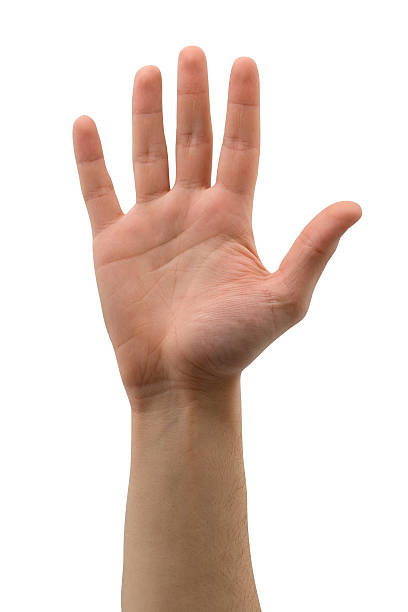
#> input picture AI - Hand Gesture Recognition/Method2-DepthData&ColorIdentification/hand.jpg, 408 x 612 px
$ python depth_rgb_hand_analysis.py
#> lines starting #> are read from the running program, lines starting #| are printed output that depends on the picture; after the words box and inside, x2 and y2 are one past the last pixel; in counts of white or black regions, pixels touching at a corner belong together
import cv2
import numpy as np
import matplotlib.pyplot as plt
from sklearn.cluster import DBSCAN

def load_image(rgb_path):
    # Load the RGB image
    rgb_image = cv2.imread(rgb_path)
    return rgb_image

def create_silhouette(rgb_image):
    # Convert RGB image to grayscale
    gray = cv2.cvtColor(rgb_image, cv2.COLOR_BGR2GRAY)

    # Apply Gaussian blur
    blurred = cv2.GaussianBlur(gray, (5, 5), 0)

    # Thresholding to create a binary silhouette
    _, binary_silhouette = cv2.threshold(blurred, 0, 255, cv2.THRESH_BINARY + cv2.THRESH_OTSU)

    # Morphological operations to clean up the silhouette
    kernel = np.ones((5, 5), np.uint8)
    silhouette = cv2.morphologyEx(binary_silhouette, cv2.MORPH_CLOSE, kernel)

    return silhouette

def extract_rgb_landmarks(rgb_image):
    # Convert to grayscale
    gray = cv2.cvtColor(rgb_image, cv2.COLOR_BGR2GRAY)

    # Adaptive thresholding to create a binary image
    binary = cv2.adaptiveThreshold(gray, 255, cv2.ADAPTIVE_THRESH_GAUSSIAN_C, cv2.THRESH_BINARY_INV, 11, 2)

    # Morphological operations to clean up the binary image
    kernel = np.ones((5, 5), np.uint8)
    binary = cv2.morphologyEx(binary, cv2.MORPH_CLOSE, kernel)
    #binary = cv2.resize(binary, (binary.shape[1] // 2, binary.shape[0] // 2))

    height, width = binary.shape
    roi = binary[:height * 3 // 5, :]

    # Find contours and convex hull
    contours, _ = cv2.findContours(roi, cv2.RETR_EXTERNAL, cv2.CHAIN_APPROX_SIMPLE)
    hand_contour = max(contours, key=cv2.contourArea)
    hull_indices = cv2.convexHull(hand_contour, returnPoints=False)
    defects = cv2.convexityDefects(hand_contour, hull_indices)

    # Identify key points: fingertips and base of the hand
    landmarks = []
    if defects is not None:
        for i in range(len(defects)):
            s, e, f, d = defects[i, 0]
            start = tuple(hand_contour[s][0])
            end = tuple(hand_contour[e][0])
            landmarks.extend([start, end])

    # Remove duplicate points
    landmarks = list(set(landmarks))

    # Convert landmarks to a numpy array for clustering
    landmarks_array = np.array(landmarks)

    # Apply DBSCAN clustering to combine nearby points
    clustering = DBSCAN(eps=21, min_samples=1).fit(landmarks_array)
    unique_landmarks = []
    for cluster_id in set(clustering.labels_):
        cluster_points = landmarks_array[clustering.labels_ == cluster_id]
        # Compute the average point of the cluster
        mean_point = np.mean(cluster_points, axis=0)
        unique_landmarks.append(tuple(mean_point.astype(int)))

    # Ensure we have exactly 5 fingertips
    if len(unique_landmarks) > 5:
        unique_landmarks = sorted(unique_landmarks, key=lambda x: x[1])[:5]

    # Find the base of the palm by taking the bottom-most point in the hand contour
    base_palm = tuple(max(hand_contour, key=lambda x: x[0][1])[0])
    unique_landmarks.append(base_palm)

    return hand_contour, unique_landmarks

def draw_skeleton(rgb_image, hand_contour, landmarks):
    # Draw hand contour
    cv2.drawContours(rgb_image, [hand_contour], -1, (0, 255, 0), 2)
    # Draw landmarks
    for point in landmarks:
        cv2.circle(rgb_image, point, 5, (0, 0, 255), -1)

    # Connect fingertips to the base of the palm
    base_palm = max(landmarks, key=lambda x: x[1])
    for point in landmarks:
        if point != base_palm:
            cv2.line(rgb_image, point, base_palm, (255, 0, 0), 2)

    return rgb_image

def main(rgb_path):
    # Load RGB image
    rgb_image = load_image(rgb_path)
#> in load_image, rgb_image is the input picture: shape (612, 408, 3); mean B, G, R 206.6, 214.2, 230.3

    # Process RGB image to extract landmarks
    hand_contour, landmarks = extract_rgb_landmarks(rgb_image)
#> in extract_rgb_landmarks, `gray = cv2.cvtColor(rgb_image, cv2.COLOR_BGR2GRAY)`:
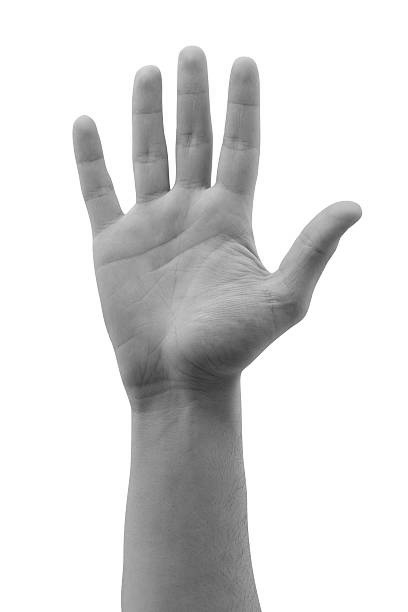
#> gray: shape (612, 408); min 48, max 255, mean 218.1
#> in extract_rgb_landmarks, `binary = cv2.adaptiveThreshold(gray, 255, cv2.ADAPTIVE_THRESH_GAUSSIAN..`:
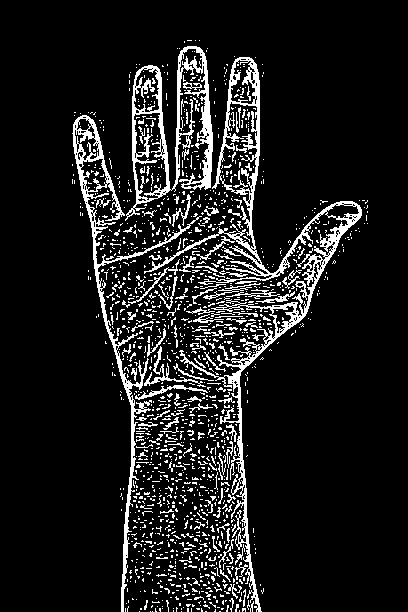
#> binary: shape (612, 408); 11.1% white in thin lines or dots, all inside (x1, y1, x2, y2) = (72, 40, 368, 612)
#> in extract_rgb_landmarks, `binary = cv2.morphologyEx(binary, cv2.MORPH_CLOSE, kernel)`: binary: shape (612, 408); 24.5% white; 40 white regions (39 under 20 px), largest, box (x1, y1, x2, y2) and area: (72, 41, 368, 612) 60951
#> in extract_rgb_landmarks, `roi = binary[:height * 3 // 5, :]`:
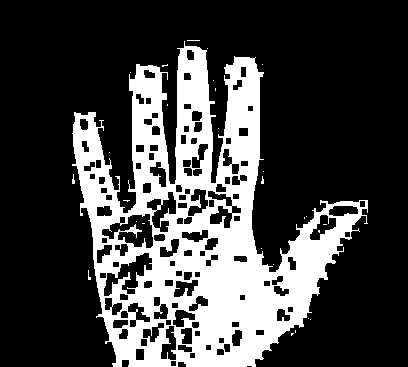
#> roi: shape (367, 408); 26.4% white; 28 white regions (27 under 20 px)
#> in extract_rgb_landmarks, `contours, _ = cv2.findContours(roi, cv2.RETR_EXTERNAL, cv2.CHAIN_APPRO..`: contours = 24 contours, 23 with area under 20; largest, box (x1, y1, x2, y2) and area: (72, 41, 368, 367) 49550
#> in extract_rgb_landmarks, `hand_contour = max(contours, key=cv2.contourArea)`: hand_contour = contour of 759 points, box (x1, y1, x2, y2) (72, 41, 368, 367), area 49550
#> in extract_rgb_landmarks, `hull_indices = cv2.convexHull(hand_contour, returnPoints=False)`: hull_indices = [659, 507, 497, 388, 348, 326, 324, 290, 225, 214, 206, 64, 0]
#> in extract_rgb_landmarks, `defects = cv2.convexityDefects(hand_contour, hull_indices)`: defects = 13 rows, first 6: [659, 0, 722, 33943], [0, 64, 21, 31907], [64, 206, 106, 28751], [206, 214, 209, 473], [214, 225, 221, 1024], [225, 290, 263, 2542]
#> the loop in extract_rgb_landmarks, `for i in range(len(defects)):` made 13 passes
#> (s, e, f, d, start, end) on passes 1 to 12: (659, 0, 722, 33943, (255, 57), (184, 41)), (0, 64, 21, 31907, (184, 41), (136, 64)), (64, 206, 106, 28751, (136, 64), (74, 112)), (206, 214, 209, 473, (74, 112), (72, 133)), (214, 225, 221, 1024, (72, 133), (72, 165)), (225, 290, 263, 2542, (72, 165), (96, 317)), (290, 324, 293, 1856, (96, 317), (112, 364)), (324, 326, 325, 114, (112, 364), (113, 366)), (326, 348, 329, 1792, (113, 366), (255, 366)), (348, 388, 373, 2131, (255, 366), (303, 326)), (388, 497, 464, 4062, (303, 326), (367, 223)), (497, 507, 501, 1536, (367, 223), (367, 200))
#> after the loop in extract_rgb_landmarks, `for i in range(len(defects)):`: landmarks = 26 pairs, first value 72 to 367, second value 41 to 366
#> in extract_rgb_landmarks, `landmarks = list(set(landmarks))`: landmarks = [(113, 366), (112, 364), (255, 366), (255, 57), (184, 41), (72, 165), (72, 133), (136, 64), (367, 200), (74, 112), (303, 326), (96, 317), (367, 223)]
#> in extract_rgb_landmarks, `landmarks_array = np.array(landmarks)`: landmarks_array = 13 rows, first 8: [113, 366], [112, 364], [255, 366], [255, 57], [184, 41], [72, 165], [72, 133], [136, 64]
#> the loop in extract_rgb_landmarks, `for cluster_id in set(clustering.labels_):` made 12 passes
#> (cluster_points, mean_point) on pass 1: ([[113, 366], [112, 364]], [112.5, 365])
#> after the loop in extract_rgb_landmarks, `for cluster_id in set(clustering.labels_):`: unique_landmarks = [(112, 365), (255, 366), (255, 57), (184, 41), (72, 165), (72, 133), (136, 64), (367, 200), (74, 112), (303, 326), (96, 317), (367, 223)]
#> in extract_rgb_landmarks, `unique_landmarks = sorted(unique_landmarks, key=lambda x: x[1])[:5]`: unique_landmarks = [(184, 41), (255, 57), (136, 64), (74, 112), (72, 133)]
#> in extract_rgb_landmarks, `base_palm = tuple(max(hand_contour, key=lambda x: x[0][1])[0])`: base_palm = (113, 366)
#> landmarks = [(184, 41), (255, 57), (136, 64), (74, 112), (72, 133), (113, 366)]

    # Create silhouette from RGB image
    silhouette = create_silhouette(rgb_image)
#> in create_silhouette, `_, binary_silhouette = cv2.threshold(blurred, 0, 255, cv2.THRESH_BINAR..`:
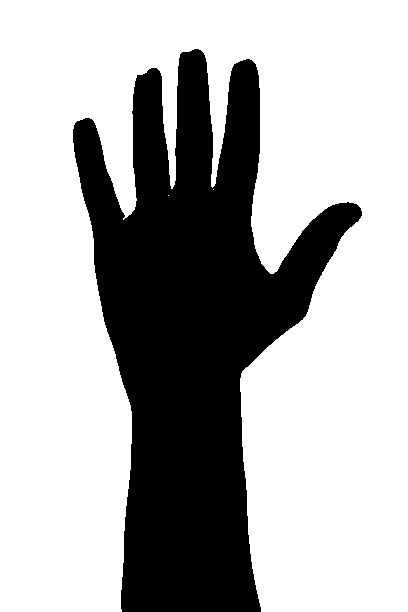
#> binary_silhouette: shape (612, 408); 68.7% white; 1 black region, box (x1, y1, x2, y2) and area: (73, 49, 362, 612) 78095
#> in create_silhouette, `silhouette = cv2.morphologyEx(binary_silhouette, cv2.MORPH_CLOSE, kern..`: silhouette: shape (612, 408); 68.7% white; 1 black region, box (x1, y1, x2, y2) and area: (73, 49, 362, 612) 78082

    # Draw skeleton over the original RGB image
    skeleton_image = draw_skeleton(rgb_image.copy(), hand_contour, landmarks)
#> the loop in draw_skeleton, `for point in landmarks:` made 6 passes
#> after the loop in draw_skeleton, `for point in landmarks:`:
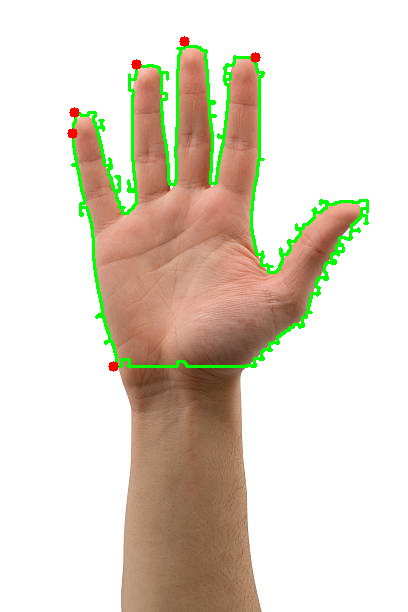
#> rgb_image: shape (612, 408, 3); mean of channels 0, 1, 2 201, 215.4, 224; drawn as B, G, R
#> in draw_skeleton, `base_palm = max(landmarks, key=lambda x: x[1])`: base_palm = (113, 366)
#> after the loop in draw_skeleton, `for point in landmarks:`:
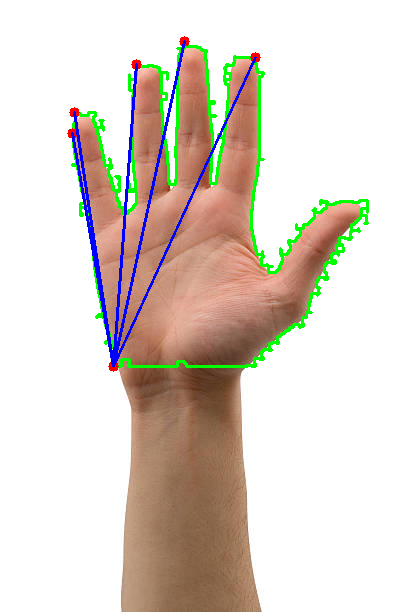
#> rgb_image: shape (612, 408, 3); 1.58% of pixels changed, all inside (x1, y1, x2, y2) = (71, 40, 257, 368); drawn as B, G, R

    # Display results
    plt.figure(figsize=(10, 5))

    plt.subplot(1, 3, 1)
    plt.title('Original RGB Image')
    plt.imshow(cv2.cvtColor(rgb_image, cv2.COLOR_BGR2RGB))

    plt.subplot(1, 3, 2)
    plt.title('Silhouette Image')
    plt.imshow(silhouette, cmap='gray')

    plt.subplot(1, 3, 3)
    plt.title('Skeleton Image')
    plt.imshow(cv2.cvtColor(skeleton_image, cv2.COLOR_BGR2RGB))

    plt.tight_layout()
    plt.show()
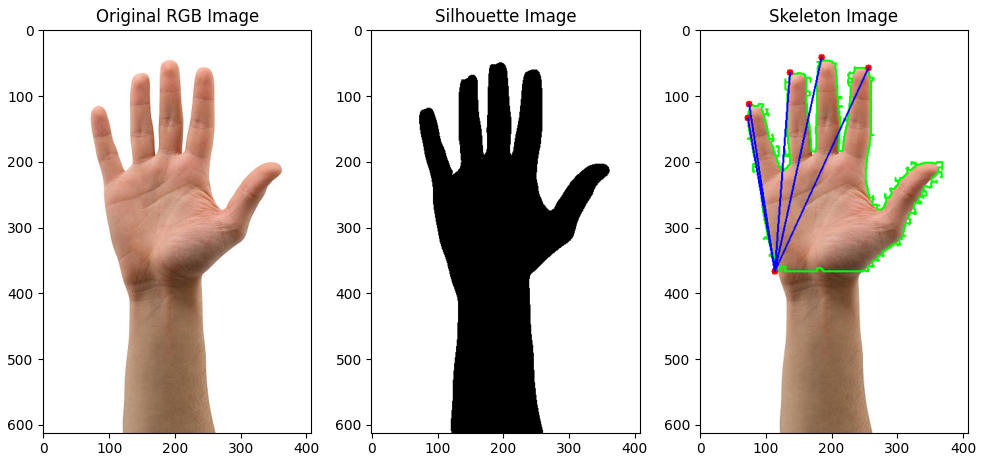
#> figure drawn by matplotlib, 3 panels

# Path to the RGB image
rgb_path = 'hand.jpg'
main(rgb_path)
